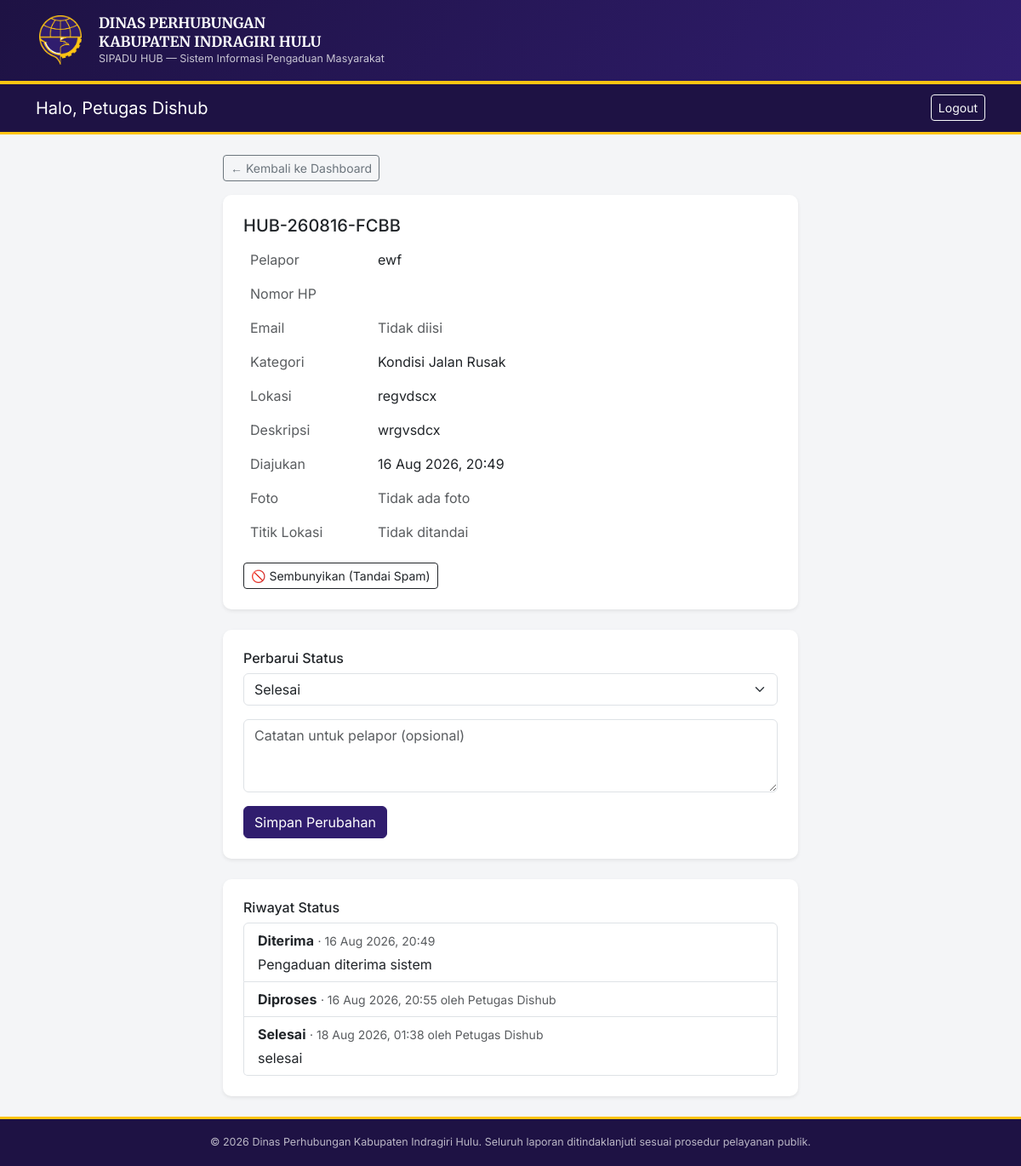
Page /admin/detail.php?id=2 (signed in) on the committed database.
### tables this page shows
CREATE TABLE `pengaduan` (
  `id_pengaduan` int(11) NOT NULL,
  `id_pelapor` int(11) DEFAULT NULL,
  `ip_pelapor` varchar(45) DEFAULT NULL,
  `ticket` varchar(20) NOT NULL,
  `nama_pelapor` varchar(100) NOT NULL,
  `telepon` varchar(20) DEFAULT NULL,
  `email` varchar(100) DEFAULT NULL,
  `kontak` varchar(50) NOT NULL,
  `id_kategori` int(11) DEFAULT NULL,
  `lokasi` varchar(150) NOT NULL,
  `deskripsi` text NOT NULL,
  `foto` varchar(255) DEFAULT NULL,
  `latitude` decimal(10,7) DEFAULT NULL,
  `longitude` decimal(10,7) DEFAULT NULL,
  `status` enum('diterima','diproses','selesai','ditolak') DEFAULT 'diterima',
  `disembunyikan` tinyint(1) DEFAULT 0,
  `created_at` datetime DEFAULT current_timestamp()
);

CREATE TABLE `kategori` (
  `id_kategori` int(11) NOT NULL,
  `nama_kategori` varchar(50) NOT NULL
);

CREATE TABLE `riwayat_status` (
  `id_riwayat` int(11) NOT NULL,
  `id_pengaduan` int(11) NOT NULL,
  `id_user` int(11) DEFAULT NULL,
  `status` varchar(20) NOT NULL,
  `catatan` text DEFAULT NULL,
  `waktu` datetime DEFAULT current_timestamp()
);

CREATE TABLE `users` (
  `id_user` int(11) NOT NULL,
  `nama` varchar(100) NOT NULL,
  `username` varchar(50) NOT NULL,
  `password` varchar(255) NOT NULL,
  `role` varchar(20) DEFAULT 'petugas',
  `aktif` tinyint(1) DEFAULT 1,
  `created_at` datetime DEFAULT current_timestamp()
);

### admin/detail.php (the view, shortened to what this page needs)
<?php
include '../config/koneksi.php';
$id = (int) $_GET['id'];
$stmt = mysqli_prepare($koneksi,
    "SELECT p.*, k.nama_kategori FROM pengaduan p
     LEFT JOIN kategori k ON p.id_kategori = k.id_kategori WHERE p.id_pengaduan = ?");
mysqli_stmt_bind_param($stmt, "i", $id);
mysqli_stmt_execute($stmt);
$data = mysqli_fetch_assoc(mysqli_stmt_get_result($stmt));
$stmt2 = mysqli_prepare($koneksi,
    "SELECT r.*, u.nama AS nama_petugas FROM riwayat_status r
     LEFT JOIN users u ON r.id_user = u.id_user
     WHERE r.id_pengaduan = ? ORDER BY r.waktu ASC");
mysqli_stmt_bind_param($stmt2, "i", $id);
mysqli_stmt_execute($stmt2);
$riwayat = mysqli_stmt_get_result($stmt2);
$label_status = ['diterima'=>'Diterima','diproses'=>'Diproses','selesai'=>'Selesai','ditolak'=>'Ditolak'];
$base_path = "../";
include '../includes/header.php';
?>
<nav class="navbar navbar-petugas navbar-dark">
  <div class="container">
    <span class="navbar-brand mb-0">Halo, <?= htmlspecialchars($_SESSION['nama']) ?></span>
    <a href="logout.php" class="btn btn-outline-light btn-sm">Logout</a>
  </div>
</nav>
<div class="container py-4" style="max-width:700px;">
  <a href="dashboard.php" class="btn btn-outline-secondary btn-sm mb-3">&larr; Kembali ke Dashboard</a>
  <div class="card p-4 shadow-sm mb-4">
    <div class="d-flex justify-content-between align-items-center mb-2">
      <h5 class="mb-0"><?= htmlspecialchars($data['ticket']) ?></h5>
    </div>
    <table class="table table-borderless mb-0">
      <tr><td class="text-muted" style="width:150px;">Pelapor</td><td><?= htmlspecialchars($data['nama_pelapor']) ?></td></tr>
      <tr><td class="text-muted">Nomor HP</td><td><?= htmlspecialchars($data['telepon']) ?></td></tr>
      <tr><td class="text-muted">Email</td><td><?= $data['email'] ? htmlspecialchars($data['email']) : '<span class="text-muted">Tidak diisi</span>' ?></td></tr>
      <tr><td class="text-muted">Kategori</td><td><?= htmlspecialchars($data['nama_kategori']) ?></td></tr>
      <tr><td class="text-muted">Lokasi</td><td><?= htmlspecialchars($data['lokasi']) ?></td></tr>
      <tr><td class="text-muted">Deskripsi</td><td><?= htmlspecialchars($data['deskripsi']) ?></td></tr>
      <tr><td class="text-muted">Diajukan</td><td><?= date('d M Y, H:i', strtotime($data['created_at'])) ?></td></tr>
      <tr><td class="text-muted">Foto</td>
        <td>
          <?php if ($data['foto']): ?>
            <img src="../<?= htmlspecialchars($data['foto']) ?>" class="img-fluid rounded" style="max-height:220px;">
          <?php else: ?>
            <span class="text-muted">Tidak ada foto</span>
          <?php endif; ?>
        </td>
      </tr>
      <tr><td class="text-muted">Titik Lokasi</td>
        <td>
          <?php if ($data['latitude'] && $data['longitude']): ?>
            <a href="https://www.openstreetmap.org/?mlat=<?= $data['latitude'] ?>&mlon=<?= $data['longitude'] ?>#map=17/<?= $data['latitude'] ?>/<?= $data['longitude'] ?>" target="_blank">🗺️ Buka di Peta</a>
            <a href="https://www.google.com/maps/dir/?api=1&destination=<?= $data['latitude'] ?>,<?= $data['longitude'] ?>" target="_blank" class="btn btn-outline-primary btn-sm">🧭 Rute ke Lokasi</a>
          <?php else: ?>
            <span class="text-muted">Tidak ditandai</span>
          <?php endif; ?>
        </td>
      </tr>
    </table>
    <form method="POST" class="mt-3">
      <button type="submit" class="btn btn-sm btn-outline-dark" onclick="return confirm('<?= $data['disembunyikan'] ? 'Tampilkan kembali pengaduan ini?' : 'Sembunyikan pengaduan ini sebagai spam?' ?>')">
        <?= $data['disembunyikan'] ? '👁️ Tampilkan Kembali' : '🚫 Sembunyikan (Tandai Spam)' ?>
      </button>
    </form>
  </div>
  <div class="card p-4 shadow-sm mb-4">
    <h6>Perbarui Status</h6>
    <form method="POST">
      <div class="mb-3">
        <select name="status" class="form-select">
          <?php foreach ($label_status as $key => $label): ?>
            <option value="<?= $key ?>" <?= $data['status'] == $key ? 'selected' : '' ?>><?= $label ?></option>
          <?php endforeach; ?>
        </select>
      </div>
      <div class="mb-3">
        <textarea name="catatan" class="form-control" rows="3" placeholder="Catatan untuk pelapor (opsional)"></textarea>
      </div>
      <button type="submit" class="btn btn-success">Simpan Perubahan</button>
    </form>
  </div>
  <div class="card p-4 shadow-sm">
    <h6>Riwayat Status</h6>
    <ul class="list-group">
      <?php while ($r = mysqli_fetch_assoc($riwayat)): ?>
        <li class="list-group-item">
          <strong><?= $label_status[$r['status']] ?></strong>
          <span class="text-muted small">
            &middot; <?= date('d M Y, H:i', strtotime($r['waktu'])) ?>
            <?= $r['nama_petugas'] ? ' oleh ' . htmlspecialchars($r['nama_petugas']) : '' ?>
          </span>
          <?php if ($r['catatan']): ?>
            <div class="mt-1"><?= htmlspecialchars($r['catatan']) ?></div>
          <?php endif; ?>
        </li>
      <?php endwhile; ?>
    </ul>
  </div>
</div>
<?php include '../includes/footer.php'; ?>

### includes/header.php (shortened to what this page needs)
<!DOCTYPE html>
<html lang="id">
<head>
  <link href="https://cdn.jsdelivr.net/npm/bootstrap@5.3.0/dist/css/bootstrap.min.css" rel="stylesheet">
  <link href="<?= $base_path ?? '' ?>public/css/style.css" rel="stylesheet">
</head>
<body>
<div class="kop-instansi">
  <div class="container d-flex align-items-center gap-3">
    <div class="logo-box">
      <img src="<?= $base_path ?? '' ?>public/img/logo-dishub.png" alt="Logo Kementerian Perhubungan">
    </div>
    <div>
      <p class="instansi-nama">DINAS PERHUBUNGAN<br>KABUPATEN INDRAGIRI HULU</p>
      <p class="instansi-sub">SIPADU HUB &mdash; Sistem Informasi Pengaduan Masyarakat</p>
    </div>
  </div>
</div>

### includes/footer.php
<div class="footer-resmi">
  &copy; <?= date('Y') ?> Dinas Perhubungan Kabupaten Indragiri Hulu. Seluruh laporan ditindaklanjuti sesuai prosedur pelayanan publik.
</div>
</body>
</html>

### public/css/style.css (style rules this page uses)
:root { --dishub-ungu: #301D6E; --dishub-ungu-tua: #1E1244; --dishub-emas: #FFC412; --dishub-emas-tua: #D9A600; --abu-terang: #F4F5F7; --teks: #1E2226; }
body { font-family: 'Inter', sans-serif; background: var(--abu-terang); color: var(--teks); }
.kop-instansi { background: linear-gradient(120deg, var(--dishub-ungu-tua), var(--dishub-ungu)); color: #fff; border-bottom: 4px solid var(--dishub-emas); padding: 16px 0; }
.kop-instansi .logo-box { width: 58px; height: 58px; flex-shrink: 0; overflow: hidden; }
.kop-instansi .logo-box img { width: 100%; height: 100%; object-fit: contain; }
.kop-instansi .instansi-nama { font-family: 'Merriweather', serif; font-weight: 700; font-size: 17px; line-height: 1.3; margin: 0; }
.kop-instansi .instansi-sub { font-size: 12.5px; color: rgba(255,255,255,0.75); margin: 0; }
.navbar-petugas { background: var(--dishub-ungu-tua) !important; border-bottom: 3px solid var(--dishub-emas); }
.btn-success, .btn-primary { background-color: var(--dishub-ungu); border-color: var(--dishub-ungu); }
.card { border: none; border-radius: 10px; }
.footer-resmi { background: var(--dishub-ungu-tua); color: rgba(255,255,255,0.7); font-size: 12.5px; padding: 18px 0; text-align: center; border-top: 3px solid var(--dishub-emas); }
html { height: 100%; }
body { display: flex; flex-direction: column; min-height: 100vh; }
.footer-resmi { margin-top: auto; }

### rows in the picture
pengaduan: ticket "HUB-260816-FCBB", nama_pelapor "ewf", id_kategori.nama_kategori "Kondisi Jalan Rusak", lokasi "regvdscx", deskripsi "wrgvsdcx", created_at "16 Aug 2026, 20:49", status "Selesai"
riwayat_status: status "Diterima", waktu "16 Aug 2026, 20:49", catatan "Pengaduan diterima sistem"
riwayat_status: status "Diproses", waktu "16 Aug 2026, 20:55", id_user.nama "Petugas Dishub"
riwayat_status: status "Selesai", waktu "18 Aug 2026, 01:38", id_user.nama "Petugas Dishub", catatan "selesai"

### other values in the picture
$_SESSION['nama'] "Petugas Dishub"
